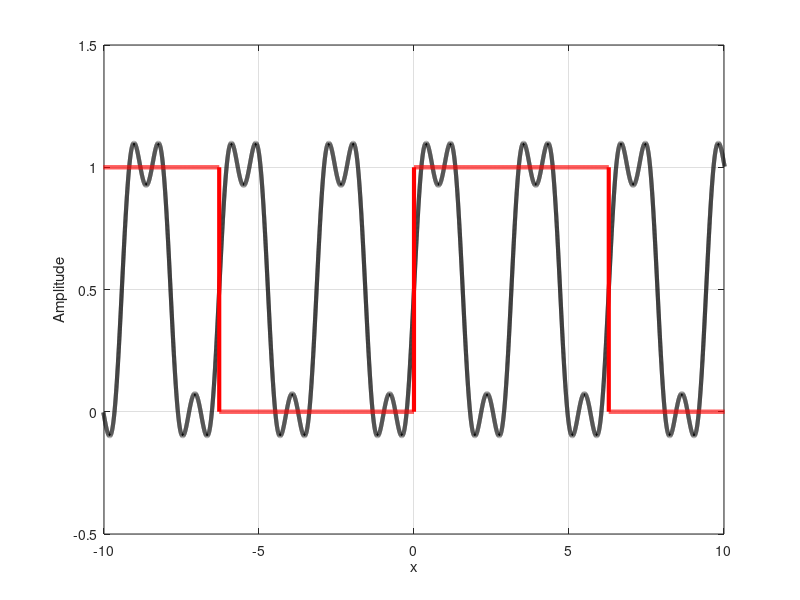

This figure's MATLAB source:
clear;
home;
close;
#pkg load signal;

%n is a constant
function retval = sinn_An(n,x)
	An = 2.0/pi/n;
	retval = An*sin(n.*2.*x);
endfunction

%The full series
function retval = fourier_square(n,x)
	retval = 0.5;
	for i=[0:n]
		retval = retval+sinn_An(2*i+1,x);
	endfor
endfunction

x = -(2.0*pi)*20:.001:(2.0*pi)*20; %Octave is awesome!!

#S = 0.5 + sinn_An(1,x) + sinn_An(3,x)+sinn_An(5,x) + sinn_An(7,x);
S1 = fourier_square(1,x);

plot(x,S1,'color','black','linewidth',3);
hold on;
grid on;
axis([-10 10  -0.5 1.5]);
xlabel("x");
ylabel("Amplitude");
plot(x,square(0.5.*x)*0.5+0.5,'color','red','linewidth',3);
